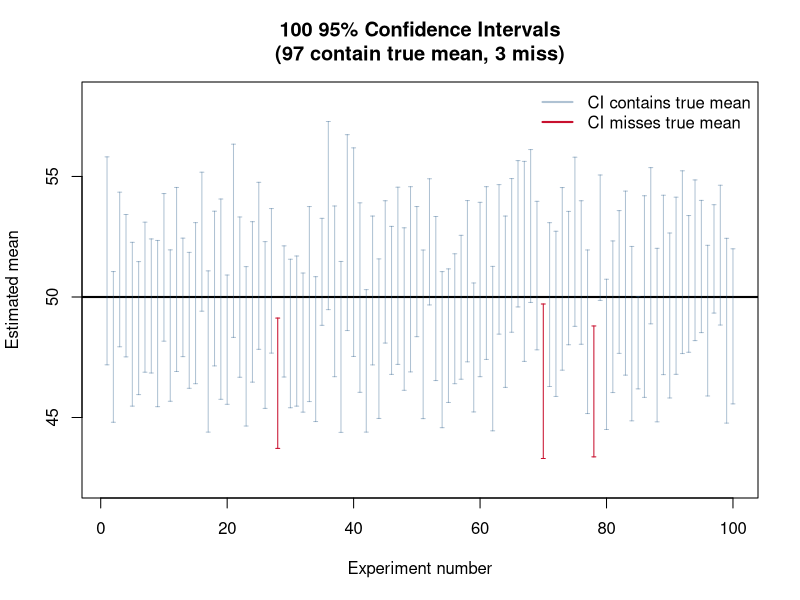
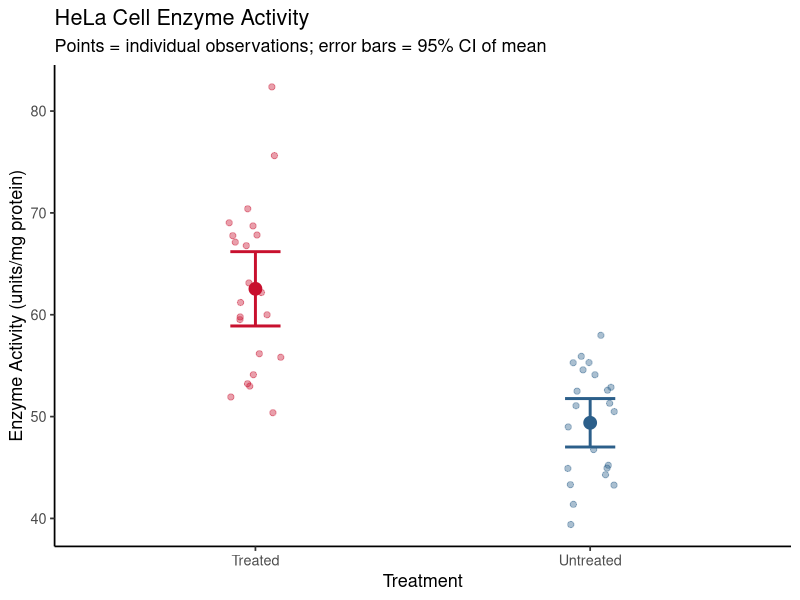

Recreate these plots in R, in order.
## ---- chunk 1
knitr::opts_chunk$set(echo = TRUE)
## ---- chunk 2
set.seed(42)
# Simulate 100 experiments: sample from N(50, 8) and compute 95% CI each time
true_mean <- 50
sigma     <- 8
n         <- 25
n_exp     <- 100

# Run 100 experiments
results <- replicate(n_exp, {
  samp <- rnorm(n, mean = true_mean, sd = sigma)
  ci   <- t.test(samp)$conf.int
  c(lower = ci[1], upper = ci[2], mean = mean(samp))
}, simplify = "matrix")

results <- as.data.frame(t(results))

# How many intervals captured the true mean?
coverage <- mean(results$lower <= true_mean & results$upper >= true_mean)
cat("True mean =", true_mean, "\n")
cat("Fraction of CIs containing true mean:", coverage, "\n")
## ---- chunk 3
# Plot all 100 CIs — colour those that missed the true mean
missed <- results$lower > true_mean | results$upper < true_mean

plot(1:n_exp, results$mean,
     ylim = c(min(results$lower) - 1, max(results$upper) + 1),
     pch  = NA,
     xlab = "Experiment number",
     ylab = "Estimated mean",
     main = paste0("100 95% Confidence Intervals\n(", sum(!missed),
                   " contain true mean, ", sum(missed), " miss)"))
abline(h = true_mean, col = "black", lwd = 2)

for (i in 1:n_exp) {
  col_i <- if (missed[i]) "#C8102E" else "#2C5F8A60"
  arrows(i, results$lower[i], i, results$upper[i],
         angle = 90, code = 3, length = 0.02, col = col_i)
}
legend("topright",
       legend = c("CI contains true mean", "CI misses true mean"),
       col    = c("#2C5F8A60", "#C8102E"), lty = 1, lwd = 2, bty = "n")
## ---- chunk 4
set.seed(303)
# Enzyme activity (units/mg protein) in HeLa cells: treated vs untreated
untreated <- round(rnorm(22, mean = 48.5, sd = 7.2), 1)
treated   <- round(rnorm(22, mean = 61.8, sd = 8.9), 1)

# Two-sample t-test
result <- t.test(treated, untreated, var.equal = FALSE)
result
## ---- chunk 5
# Extract specific components
cat("Mean difference:   ", round(diff(result$estimate), 2), "units/mg protein\n")
cat("95% CI (difference):", round(result$conf.int[1], 2),
    "to", round(result$conf.int[2], 2), "\n")
cat("p-value:           ", formatC(result$p.value, format = "e", digits = 3), "\n")
## ---- chunk 6
library(ggplot2)
library(dplyr)

# Build a data frame
enzyme_df <- data.frame(
  activity  = c(untreated, treated),
  treatment = rep(c("Untreated", "Treated"), each = 22)
)

# Compute summary statistics for CI error bars
ci_df <- enzyme_df |>
  group_by(treatment) |>
  summarise(
    mean   = mean(activity),
    se     = sd(activity) / sqrt(n()),
    ci_lo  = t.test(activity)$conf.int[1],
    ci_hi  = t.test(activity)$conf.int[2],
    .groups = "drop"
  )

# Plot means with 95% CI error bars
ggplot(ci_df, aes(x = treatment, y = mean, colour = treatment)) +
  geom_point(size = 4) +
  geom_errorbar(aes(ymin = ci_lo, ymax = ci_hi),
                width = 0.15, linewidth = 1) +
  geom_jitter(data = enzyme_df, aes(x = treatment, y = activity, colour = treatment),
              width = 0.08, size = 1.8, alpha = 0.4) +
  scale_colour_manual(values = c("Untreated" = "#2C5F8A",
                                 "Treated"   = "#C8102E")) +
  labs(title    = "HeLa Cell Enzyme Activity",
       subtitle = "Points = individual observations; error bars = 95% CI of mean",
       x        = "Treatment",
       y        = "Enzyme Activity (units/mg protein)") +
  theme_classic(base_size = 13) +
  theme(legend.position = "none")
## ---- chunk 7
set.seed(11)
# Before/after: mitochondrial membrane potential (arbitrary units)
# measured in 16 cells before and after a metabolic inhibitor
before <- round(rnorm(16, mean = 95, sd = 10))
after  <- round(before + rnorm(16, mean = -28, sd = 8))

paired_result <- t.test(after, before, paired = TRUE)

cat("Mean change (after - before):", round(paired_result$estimate, 2), "AU\n")
cat("95% CI for change:           ", round(paired_result$conf.int[1], 2),
    "to", round(paired_result$conf.int[2], 2), "\n")
cat("p-value:                     ", formatC(paired_result$p.value, format = "e", digits = 2), "\n")
## ---- chunk 8
# Install the car package if needed (contains leveneTest)
# install.packages("car")
library(car)

# Levene's test on the enzyme activity data
leveneTest(activity ~ treatment, data = enzyme_df)
## ---- chunk 9
# Examine the variances directly
tapply(enzyme_df$activity, enzyme_df$treatment, var)
## ---- chunk 10
set.seed(99)
# Cell proliferation (doublings per day) under two media conditions
# Group A: consistent (low variance); Group B: variable (high variance)
media_A <- round(rnorm(20, mean = 1.8, sd = 0.3), 2)
media_B <- round(rnorm(20, mean = 1.8, sd = 1.2), 2)

media_df <- data.frame(
  doublings = c(media_A, media_B),
  media     = rep(c("Media A", "Media B"), each = 20)
)

# Levene's test
leveneTest(doublings ~ media, data = media_df)
## ---- chunk 11
# Compare Student's vs Welch's p-value (same data)
t_student <- t.test(media_A, media_B, var.equal = TRUE)
t_welch   <- t.test(media_A, media_B, var.equal = FALSE)

cat("Student's t-test p-value:", round(t_student$p.value, 4), "\n")
cat("Welch's t-test p-value:  ", round(t_welch$p.value, 4), "\n")
cat("(Difference arises from unequal variance adjustment)\n")
## ---- chunk 12
cat("
WHAT EACH TELLS YOU:

p-value alone:     'The difference is statistically significant (p = 0.003).'
                   (Says nothing about size or precision.)

CI alone:          'The true mean increase is between 8.2 and 18.4 units.'
                   (Gives size and precision, significance implied.)

Both together:     't(38.2) = 3.21, p = 0.003; 95% CI for difference: 8.2 to 18.4 units.'
                   (Complete picture: significant, and here is how big.)

BEST PRACTICE:     Always report both. The CI lets readers judge whether
                   the magnitude of the effect is biologically meaningful,
                   regardless of the p-value.
")
